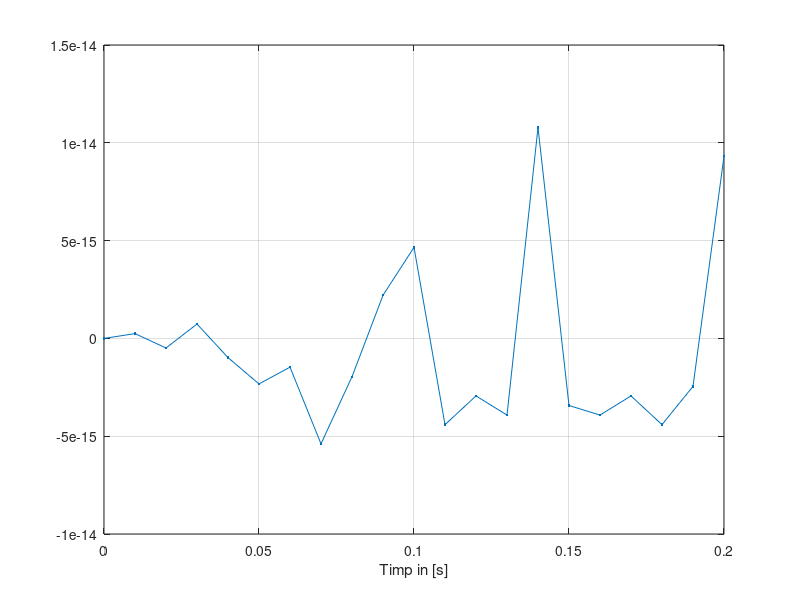
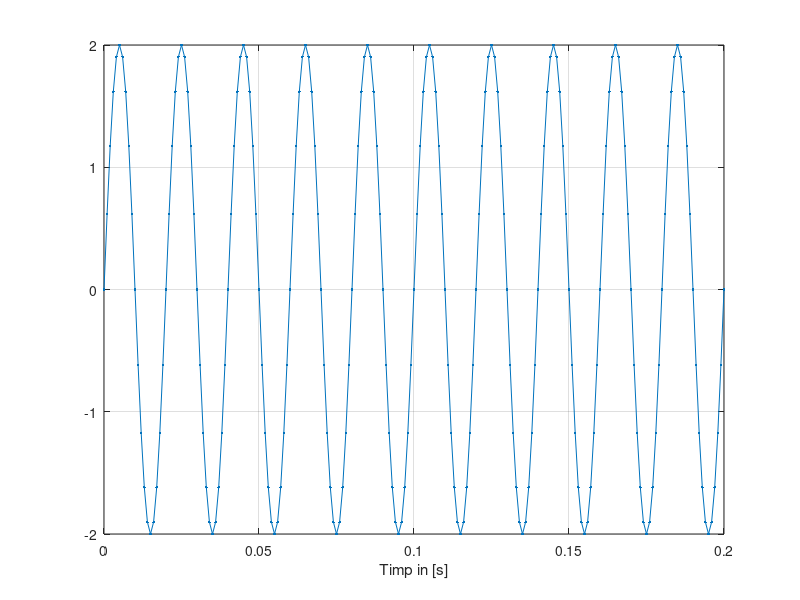
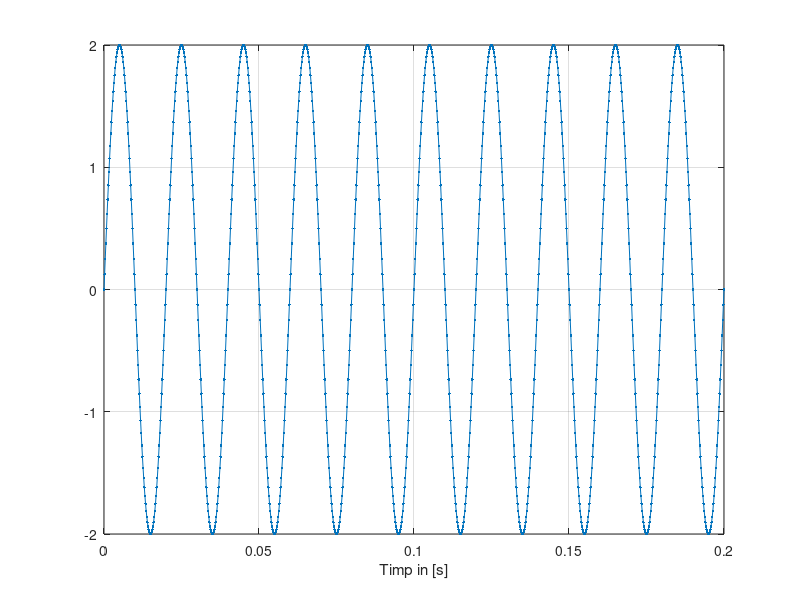
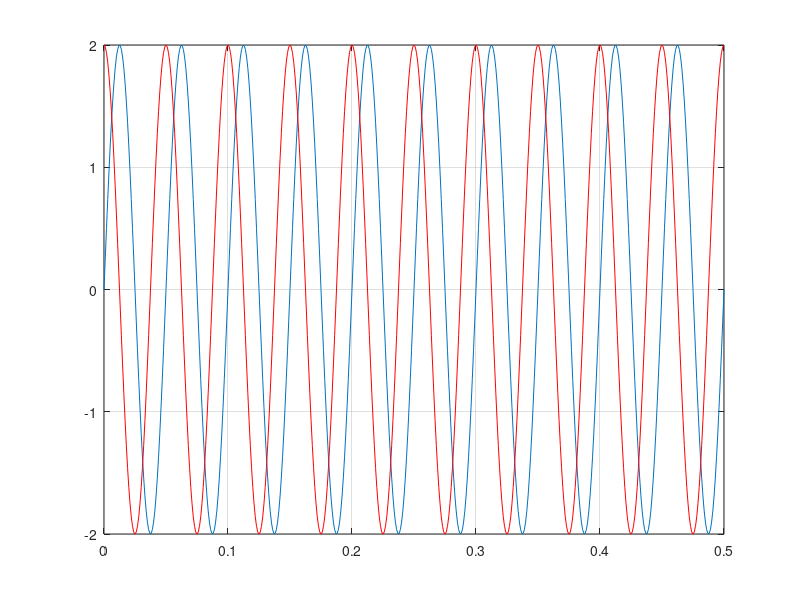

Here is the MATLAB script that generated these plots, in order:
F = 50;

t = 0:0.01:0.2;
s=2*sin(2*pi*F*t);
figure(1)
%grafic pentru t=0.01
plot(t,s,'.-')
xlabel('Timp in [s]')
grid

t=0:0.001:0.2;
s=2*sin(2*pi*F*t);
figure(2)
%grafic pentru t=0.001
plot(t,s,'.-')
xlabel('Timp in [s]')
grid

t=0:0.0002:0.2;
s=2*sin(2*pi*F*t);
figure(3)
%grafic pentru t=0.0002
plot(t,s,'.-')
xlabel('Timp in [s]')
grid
%perioada atunci cand t=0.01 este de T=0.02s
%perioada atunci cand t=0.0002 este de T=0.02s

f=20;
t=0:0.001:0.5;
s=2*sin(2*pi*f*t);
c=2*cos(2*pi*f*t);
%generez un semnal cosinusoidal si il pun pe acelasi grafic peste semnalul
%sinusoidal
figure(4)
plot(t,s)
grid
hold on
plot(t,c,'r')
%curba pentru semnalul cosinusoidal va avea culoarea rosie
